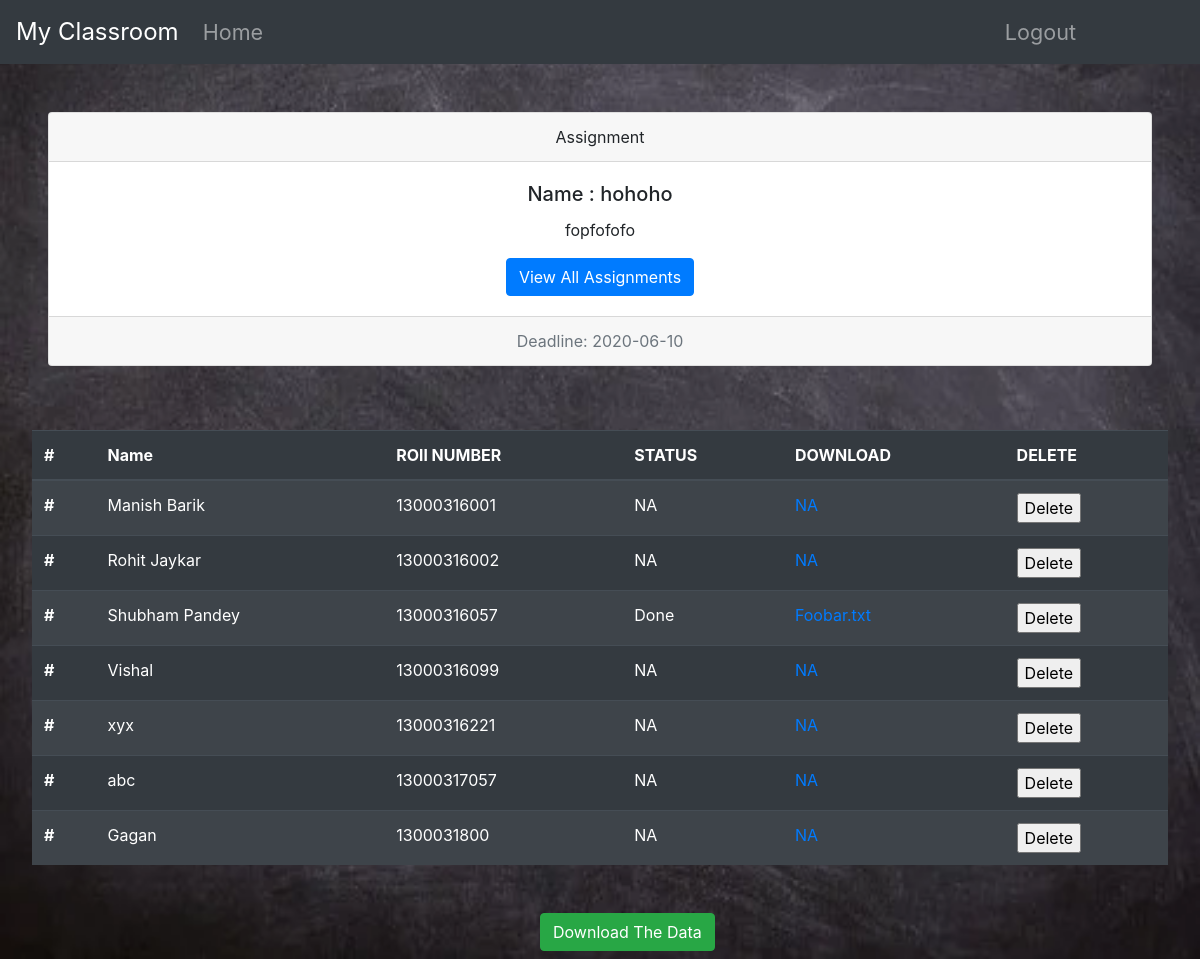
The app's page /submissions?ass_id=130_EC302_1591345637.6883175 (signed in) with its own data.
### tables this page shows
CREATE TABLE assignment(
ass_id text PRIMARY KEY,
cls_id text,
ass_name text NOT NULL,
deadline text,
desc text,
files text
);

CREATE TABLE user(
user_id text PRIMARY KEY,
clg_id text,
name text NOT NULL,
password text,
occ text,
roll text
, about text, pic text, phone text, social text);

CREATE TABLE ura(
user_id text,
ass_id text,
sub_time text,
content text
);

### server.py (the view)
@app.route('/submissions')
def submissions():
	ass_id=request.args.get("ass_id")
	data=assignment.getSubmissions(c,ass_id)
	ass_detail=assignment.getAssDetail(c,ass_id)
	print(data,ass_detail,sep="\n")
	c_id=ass_detail['cls_id'].split("_")[1]
	return render_template("submissions.html",submissions=data,ass=ass_detail,occ=session['user']['occ'],c_id=c_id)

### Data_Models/Assignment.py (called while the page is built)
	@staticmethod
	def getAssDetail(c,ass_id):
		print(ass_id)
		c.execute("select * from assignment where ass_id=?",(ass_id,))
		d=c.fetchone()
		return {'ass_id':d[0],'cls_id':d[1],'ass_name':d[2],'deadline':d[3],'desc':d[4]}

### Template/submissions.html (shortened to what this page needs)
<!DOCTYPE html>
<html>
<head>
	<link rel="stylesheet" href="https://stackpath.bootstrapcdn.com/bootstrap/4.5.0/css/bootstrap.min.css">
</head>
<body>
	<nav class="navbar navbar-expand-lg navbar-dark bg-dark navbar-static-top" style="font-size: large;">
		<a class="navbar-brand" href="#" style="font-size:x-large;">My Classroom</a>
		<div class="collapse navbar-collapse" id="navbarNav" style="font-size: larger;">
		  <ul class="navbar-nav mr-auto">
			<li class="nav-item ">
			  <a class="nav-link" href="#">Home </a>
			</li>
		  </ul>
		  <ul class="navbar-nav " style="margin-right: 100px;">
			<li class="nav-item">
				<a class="nav-link" href="/logout"> Logout</a>
			</li>
		</ul>
		</div>
	  </nav>
<div class="assinmentDetails" style="padding: 3em;">
 <div class="card text-center">
	<div class="card-header">
		Assignment
	</div>
	<div class="card-body">
	  <h5 class="card-title">Name : {{ ass.ass_name}}</h5>
	  <p class="card-text">{{ ass.desc }}</p>
	  <a href="{{ url_for('viewAss',cls_id=c_id) }}" class="btn btn-primary">View All Assignments</a>
	</div>
	<div class="card-footer text-muted">
		Deadline: {{ ass.deadline }}
	</div>
  </div>
</div>
<div class="ass_log" style="padding: 1em;margin: 1em; padding-top: 0em;">
<table class="table table-striped table-dark">
	<thead>
	  <tr>
		<th scope="col">#</th>
		<th scope="col">Name</th>
		<th scope="col">ROll NUMBER</th>
		<th scope="col">STATUS</th>
		<th scope="col">DOWNLOAD</th>
		<th scope="col">DELETE</th>
	  </tr>
	</thead>
	<tbody>
		{% for s in submissions %}
	  <tr>
		<th scope="row">#</th>
		<td> {{ s.name }}</td>
		<td>{{ s.roll }}</td>
		<td>{{ s.status }}</td>
		<td>{% if occ=='teacher' %}
			<a href="/retrieve_file?file_name={{ s.file }}">{{ s.file }}</a>
			{% endif %}
		</td>
		<td>
			{% if occ=='teacher' %}
			<form action="/deluserAss" method="post">
				<input type="submit" name="" value="Delete">
			</form>
			{% endif %}
		</td>
		{% endfor %}
	</tbody>
  </table>
  </div>
{% if occ=='teacher' %}
<a class="btn btn-success" style="margin-left: 45%;" href="/retrieve_file?file_name={{ ass.ass_id }}.xlsx">Download The Data</a>
{% endif %}
</body>
</html>

### Template/submissions.html (style rules this page uses)
body { background-image: url('/static/img/bg6.webp'); background-repeat: no-repeat; background-attachment: fixed; background-size: 100% 100%; }

### records on screen
assignment: ass_name "hohoho", desc "fopfofofo", deadline "2020-06-10"
user: name "Manish Barik", roll "13000316001", status "NA", file "NA"
user: name "Rohit Jaykar", roll "13000316002", status "NA", file "NA"
user: name "Shubham Pandey", roll "13000316057"
ura: file "Foobar.txt"
user: name "Vishal", roll "13000316099", status "NA", file "NA"
user: name "xyx", roll "13000316221", status "NA", file "NA"
user: name "abc", roll "13000317057", status "NA", file "NA"
user: name "Gagan", roll "1300031800", status "NA", file "NA"

### other values on screen
{{ s.status }} "Done"
